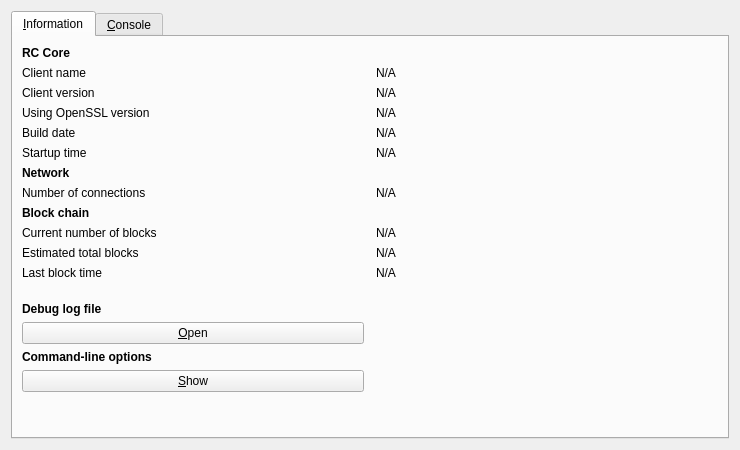
<?xml version="1.0" encoding="UTF-8"?>
<ui version="4.0">
 <class>RPCConsole</class>
 <widget class="QDialog" name="RPCConsole">
  <property name="geometry">
   <rect>
    <x>0</x>
    <y>0</y>
    <width>740</width>
    <height>450</height>
   </rect>
  </property>
  <property name="windowTitle">
   <string>RC - Debug window</string>
  </property>
  <layout class="QVBoxLayout" name="verticalLayout_2">
   <item>
    <widget class="QTabWidget" name="tabWidget">
     <property name="currentIndex">
      <number>0</number>
     </property>
     <widget class="QWidget" name="tab_info">
      <attribute name="title">
       <string>&amp;Information</string>
      </attribute>
      <layout class="QGridLayout" name="gridLayout" columnstretch="0,0">
       <property name="horizontalSpacing">
        <number>12</number>
       </property>
       <item row="13" column="0">
        <widget class="QLabel" name="labelDebugLogfile">
         <property name="font">
          <font>
           <weight>75</weight>
           <bold>true</bold>
          </font>
         </property>
         <property name="text">
          <string>Debug log file</string>
         </property>
        </widget>
       </item>
       <item row="5" column="0">
        <widget class="QLabel" name="label_13">
         <property name="text">
          <string>Startup time</string>
         </property>
        </widget>
       </item>
       <item row="6" column="0">
        <widget class="QLabel" name="label_11">
         <property name="font">
          <font>
           <weight>75</weight>
           <bold>true</bold>
          </font>
         </property>
         <property name="text">
          <string>Network</string>
         </property>
        </widget>
       </item>
       <item row="5" column="1">
        <widget class="QLabel" name="startupTime">
         <property name="cursor">
          <cursorShape>IBeamCursor</cursorShape>
         </property>
         <property name="text">
          <string>N/A</string>
         </property>
         <property name="textFormat">
          <enum>Qt::PlainText</enum>
         </property>
         <property name="textInteractionFlags">
          <set>Qt::LinksAccessibleByMouse|Qt::TextSelectableByKeyboard|Qt::TextSelectableByMouse</set>
         </property>
        </widget>
       </item>
       <item row="1" column="0">
        <widget class="QLabel" name="label_5">
         <property name="text">
          <string>Client name</string>
         </property>
        </widget>
       </item>
       <item row="9" column="1">
        <widget class="QLabel" name="numberOfBlocks">
         <property name="cursor">
          <cursorShape>IBeamCursor</cursorShape>
         </property>
         <property name="text">
          <string>N/A</string>
         </property>
         <property name="textFormat">
          <enum>Qt::PlainText</enum>
         </property>
         <property name="textInteractionFlags">
          <set>Qt::LinksAccessibleByMouse|Qt::TextSelectableByKeyboard|Qt::TextSelectableByMouse</set>
         </property>
        </widget>
       </item>
       <item row="4" column="0">
        <widget class="QLabel" name="label_12">
         <property name="text">
          <string>Build date</string>
         </property>
        </widget>
       </item>
       <item row="16" column="0">
        <widget class="QPushButton" name="showCLOptionsButton">
         <property name="toolTip">
          <string>&lt;html&gt;&lt;head/&gt;&lt;body&gt;&lt;p&gt;Show the RC-Qt help message to get a list with possible RC command-line options.&lt;/p&gt;&lt;/body&gt;&lt;/html&gt;</string>
         </property>
         <property name="text">
          <string>&amp;Show</string>
         </property>
         <property name="autoDefault">
          <bool>false</bool>
         </property>
        </widget>
       </item>
       <item row="9" column="0">
        <widget class="QLabel" name="label_3">
         <property name="text">
          <string>Current number of blocks</string>
         </property>
        </widget>
       </item>
       <item row="11" column="1">
        <widget class="QLabel" name="lastBlockTime">
         <property name="cursor">
          <cursorShape>IBeamCursor</cursorShape>
         </property>
         <property name="text">
          <string>N/A</string>
         </property>
         <property name="textFormat">
          <enum>Qt::PlainText</enum>
         </property>
         <property name="textInteractionFlags">
          <set>Qt::LinksAccessibleByMouse|Qt::TextSelectableByKeyboard|Qt::TextSelectableByMouse</set>
         </property>
        </widget>
       </item>
       <item row="4" column="1">
        <widget class="QLabel" name="buildDate">
         <property name="cursor">
          <cursorShape>IBeamCursor</cursorShape>
         </property>
         <property name="text">
          <string>N/A</string>
         </property>
         <property name="textFormat">
          <enum>Qt::PlainText</enum>
         </property>
         <property name="textInteractionFlags">
          <set>Qt::LinksAccessibleByMouse|Qt::TextSelectableByKeyboard|Qt::TextSelectableByMouse</set>
         </property>
        </widget>
       </item>
       <item row="2" column="0">
        <widget class="QLabel" name="label_6">
         <property name="text">
          <string>Client version</string>
         </property>
        </widget>
       </item>
       <item row="2" column="1">
        <widget class="QLabel" name="clientVersion">
         <property name="cursor">
          <cursorShape>IBeamCursor</cursorShape>
         </property>
         <property name="text">
          <string>N/A</string>
         </property>
         <property name="textFormat">
          <enum>Qt::PlainText</enum>
         </property>
         <property name="textInteractionFlags">
          <set>Qt::LinksAccessibleByMouse|Qt::TextSelectableByKeyboard|Qt::TextSelectableByMouse</set>
         </property>
        </widget>
       </item>
       <item row="1" column="1">
        <widget class="QLabel" name="clientName">
         <property name="cursor">
          <cursorShape>IBeamCursor</cursorShape>
         </property>
         <property name="text">
          <string>N/A</string>
         </property>
         <property name="textFormat">
          <enum>Qt::PlainText</enum>
         </property>
         <property name="textInteractionFlags">
          <set>Qt::LinksAccessibleByMouse|Qt::TextSelectableByKeyboard|Qt::TextSelectableByMouse</set>
         </property>
        </widget>
       </item>
       <item row="11" column="0">
        <widget class="QLabel" name="label_2">
         <property name="text">
          <string>Last block time</string>
         </property>
        </widget>
       </item>
       <item row="17" column="0">
        <spacer name="verticalSpacer">
         <property name="orientation">
          <enum>Qt::Vertical</enum>
         </property>
         <property name="sizeHint" stdset="0">
          <size>
           <width>20</width>
           <height>40</height>
          </size>
         </property>
        </spacer>
       </item>
       <item row="7" column="0">
        <widget class="QLabel" name="label_7">
         <property name="text">
          <string>Number of connections</string>
         </property>
        </widget>
       </item>
       <item row="15" column="0">
        <widget class="QLabel" name="labelCLOptions">
         <property name="font">
          <font>
           <weight>75</weight>
           <bold>true</bold>
          </font>
         </property>
         <property name="text">
          <string>Command-line options</string>
         </property>
        </widget>
       </item>
       <item row="10" column="1">
        <widget class="QLabel" name="totalBlocks">
         <property name="cursor">
          <cursorShape>IBeamCursor</cursorShape>
         </property>
         <property name="text">
          <string>N/A</string>
         </property>
         <property name="textFormat">
          <enum>Qt::PlainText</enum>
         </property>
         <property name="textInteractionFlags">
          <set>Qt::LinksAccessibleByMouse|Qt::TextSelectableByKeyboard|Qt::TextSelectableByMouse</set>
         </property>
        </widget>
       </item>
       <item row="7" column="1">
        <widget class="QLabel" name="numberOfConnections">
         <property name="cursor">
          <cursorShape>IBeamCursor</cursorShape>
         </property>
         <property name="text">
          <string>N/A</string>
         </property>
         <property name="textFormat">
          <enum>Qt::PlainText</enum>
         </property>
         <property name="textInteractionFlags">
          <set>Qt::LinksAccessibleByMouse|Qt::TextSelectableByKeyboard|Qt::TextSelectableByMouse</set>
         </property>
        </widget>
       </item>
       <item row="3" column="1">
        <widget class="QLabel" name="openSSLVersion">
         <property name="cursor">
          <cursorShape>IBeamCursor</cursorShape>
         </property>
         <property name="text">
          <string>N/A</string>
         </property>
         <property name="textFormat">
          <enum>Qt::PlainText</enum>
         </property>
         <property name="textInteractionFlags">
          <set>Qt::LinksAccessibleByMouse|Qt::TextSelectableByKeyboard|Qt::TextSelectableByMouse</set>
         </property>
        </widget>
       </item>
       <item row="8" column="0">
        <widget class="QLabel" name="label_10">
         <property name="font">
          <font>
           <weight>75</weight>
           <bold>true</bold>
          </font>
         </property>
         <property name="text">
          <string>Block chain</string>
         </property>
        </widget>
       </item>
       <item row="0" column="0">
        <widget class="QLabel" name="label_9">
         <property name="font">
          <font>
           <weight>75</weight>
           <bold>true</bold>
          </font>
         </property>
         <property name="text">
          <string>RC Core</string>
         </property>
        </widget>
       </item>
       <item row="10" column="0">
        <widget class="QLabel" name="label_4">
         <property name="text">
          <string>Estimated total blocks</string>
         </property>
        </widget>
       </item>
       <item row="12" column="0">
        <spacer name="verticalSpacer_2">
         <property name="orientation">
          <enum>Qt::Vertical</enum>
         </property>
         <property name="sizeHint" stdset="0">
          <size>
           <width>20</width>
           <height>20</height>
          </size>
         </property>
        </spacer>
       </item>
       <item row="14" column="0">
        <widget class="QPushButton" name="openDebugLogfileButton">
         <property name="toolTip">
          <string>&lt;html&gt;&lt;head/&gt;&lt;body&gt;&lt;p&gt;Open the RC debug log file from the current data directory. This can take a few seconds for large log files.&lt;/p&gt;&lt;/body&gt;&lt;/html&gt;</string>
         </property>
         <property name="text">
          <string>&amp;Open</string>
         </property>
         <property name="autoDefault">
          <bool>false</bool>
         </property>
        </widget>
       </item>
       <item row="3" column="0">
        <widget class="QLabel" name="label_14">
         <property name="text">
          <string>Using OpenSSL version</string>
         </property>
         <property name="indent">
          <number>-1</number>
         </property>
        </widget>
       </item>
      </layout>
     </widget>
     <widget class="QWidget" name="tab_console">
      <attribute name="title">
       <string>&amp;Console</string>
      </attribute>
      <layout class="QVBoxLayout" name="verticalLayout_3">
       <property name="spacing">
        <number>3</number>
       </property>
       <item>
        <widget class="QTextEdit" name="messagesWidget">
         <property name="minimumSize">
          <size>
           <width>0</width>
           <height>100</height>
          </size>
         </property>
         <property name="readOnly">
          <bool>true</bool>
         </property>
         <property name="tabKeyNavigation" stdset="0">
          <bool>false</bool>
         </property>
         <property name="columnCount" stdset="0">
          <number>2</number>
         </property>
        </widget>
       </item>
       <item>
        <layout class="QHBoxLayout" name="horizontalLayout">
         <property name="spacing">
          <number>3</number>
         </property>
         <item>
          <widget class="QLabel" name="label">
           <property name="text">
            <string notr="true">&gt;</string>
           </property>
          </widget>
         </item>
         <item>
          <widget class="QLineEdit" name="lineEdit"/>
         </item>
         <item>
          <widget class="QPushButton" name="clearButton">
           <property name="maximumSize">
            <size>
             <width>24</width>
             <height>24</height>
            </size>
           </property>
           <property name="toolTip">
            <string>Clear console</string>
           </property>
           <property name="text">
            <string/>
           </property>
           <property name="icon">
            <iconset resource="../bitcoin.qrc">
             <normaloff>:/icons/remove</normaloff>:/icons/remove</iconset>
           </property>
           <property name="shortcut">
            <string notr="true">Ctrl+L</string>
           </property>
           <property name="autoDefault">
            <bool>false</bool>
           </property>
          </widget>
         </item>
        </layout>
       </item>
      </layout>
     </widget>
    </widget>
   </item>
  </layout>
 </widget>
 <resources>
  <include location="../bitcoin.qrc"/>
 </resources>
 <connections/>
</ui>
